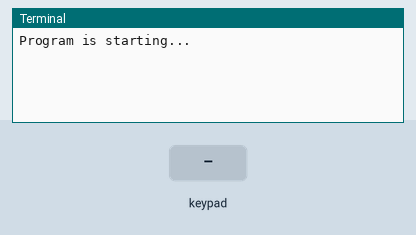
Simulated run of this program. Board: Raspberry Pi (BCM pin numbers). Shown: the last lines printed to the terminal. Inputs (shaded band) come from the test bench.

Above: at 1.2 s.
1.3 s: key '1' pressed
At 2.5 s:
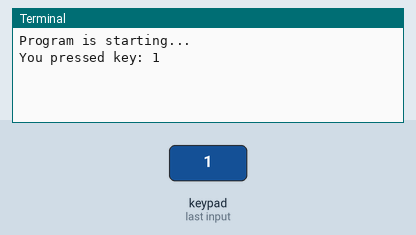
2.8 s: keypad keys 1 2 # pressed 0.4 s apart
At 4.4 s:
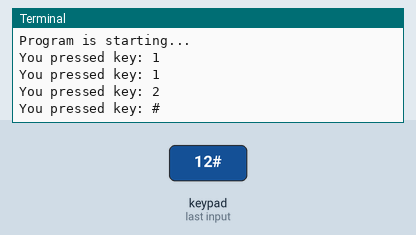
5.5 s: key 'A' pressed
At 5.8 s:
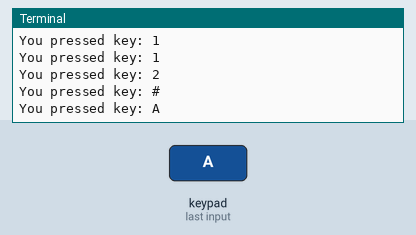
7.0 s: keypad keys 1 2 * pressed 0.4 s apart
At 8.8 s:
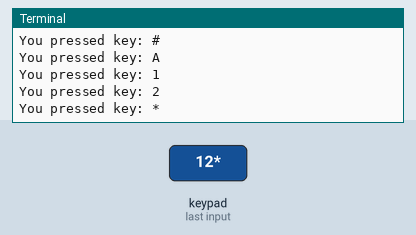
9.7 s: key 'B' pressed
At 10.2 s:
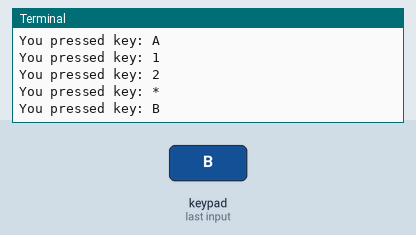
11.2 s: keypad keys 1 2 D pressed 0.4 s apart
At 13.2 s:
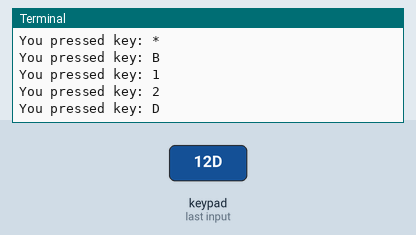

Measured:
- after the input at 1.3 s, the terminal: prints a new line at once (image 1)
- after the input at 2.8 s, the terminal: prints a new line after 0.40 s (image 2)
- after the input at 5.5 s, the terminal: prints a new line at once (image 3)
- after the input at 7.0 s, the terminal: prints a new line at once (image 4)
- after the input at 9.7 s, the terminal: prints a new line at once (image 5)
- after the input at 11.2 s, the terminal: prints a new line at once (image 6)

The program:

Rasp_Pi_22Keypad.py
```python
import RPi.GPIO as GPIO
import Keypad
ROWS = 4
COLS = 4
keys = ["1","2","3","A",
        "4","5","6","B",
        "7","8","9","C",
        "*","0","#","D"]
rowsPins = [12,16,18,22]
colsPins = [19,15,13,11]

def loop():
    keypad = Keypad.Keypad(keys, rowsPins, colsPins,ROWS, COLS)
    keypad.setDebounceTime(50)
    while(True):
        key = keypad.getKey()
        if(key != keypad.NULL):
            print("You pressed key: %c"%(key))

if __name__== "__main__":
    print("Program is starting...")
    try:
        loop()
    except KeyboardInterrupt:
        GPIO.cleanup()
```
